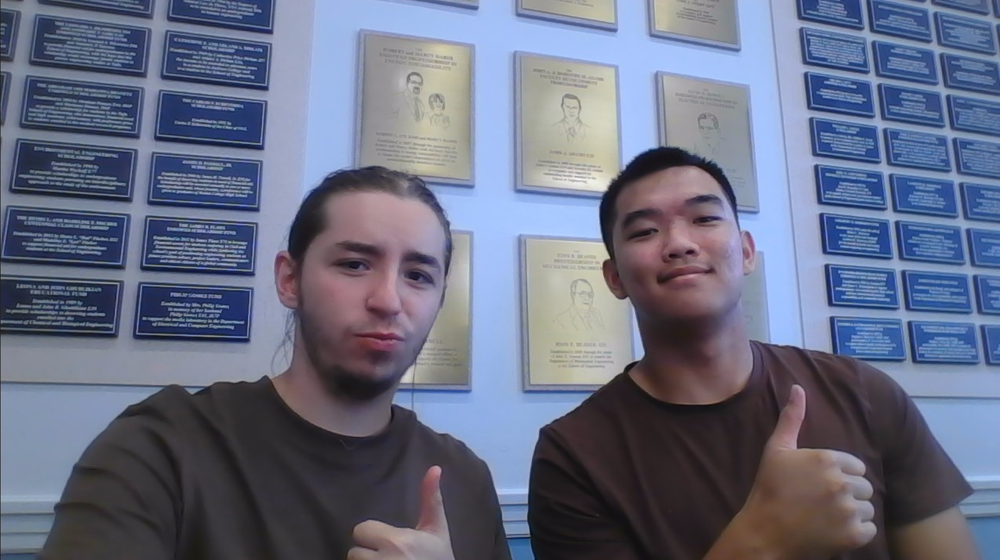
#> input picture Codrin's Projects/AI in Mobile Robotics/image processing/Codrin Crismariu.png, 1000 x 560 px, shrunk from 1704 x 954 before the run
$ python grayscale.py
#> lines starting #> are read from the running program, lines starting #| are printed output that depends on the picture
"""Convert an image to grayscale with OpenCV.

Usage:
    python grayscale.py [INPUT] [OUTPUT]

Defaults to "Codrin Crismariu.png" in this folder, writing "<name>_gray.png"
next to it. Reading and writing go through numpy buffers rather than
cv2.imread/imwrite so that non-ASCII paths work on Windows.
"""

from __future__ import annotations

import sys
from pathlib import Path

import cv2
import numpy as np

HERE = Path(__file__).parent
DEFAULT_INPUT = HERE / "Codrin Crismariu.png"


def read_image(path: Path) -> np.ndarray:
    """Load an image as BGR, tolerating unicode paths."""
    data = np.fromfile(path, dtype=np.uint8)
    image = cv2.imdecode(data, cv2.IMREAD_COLOR)
#> image is the input picture: shape (560, 1000, 3); mean B, G, R 131, 109.5, 103.7
    if image is None:
        raise ValueError(f"{path} is not an image OpenCV can decode")
    return image


def write_image(path: Path, image: np.ndarray) -> None:
    """Encode by the output suffix and write, tolerating unicode paths."""
    ok, buffer = cv2.imencode(path.suffix or ".png", image)
    if not ok:
        raise ValueError(f"OpenCV cannot encode '{path.suffix}' images")
    buffer.tofile(path)


def to_grayscale(image: np.ndarray) -> np.ndarray:
    """BGR -> single-channel luminance (ITU-R BT.601 weights)."""
    return cv2.cvtColor(image, cv2.COLOR_BGR2GRAY)
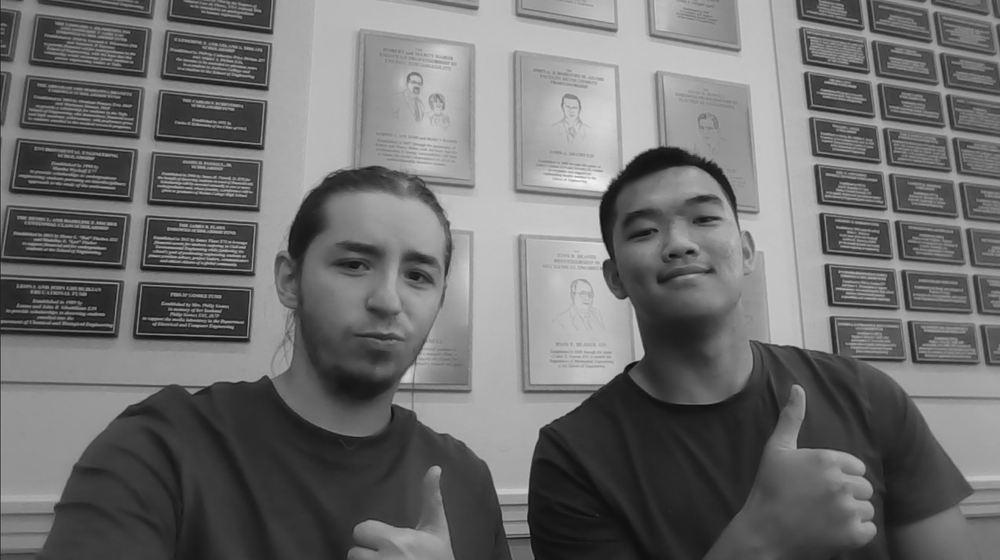
#> returned value: shape (560, 1000); min 14, max 249, mean 110.2


def main(argv: list[str]) -> int:
    source = Path(argv[0]) if argv else DEFAULT_INPUT
    if len(argv) > 1:
        target = Path(argv[1])
    else:
        target = source.with_name(f"{source.stem}_gray{source.suffix or '.png'}")

    if not source.is_file():
        print(f"No such image: {source}", file=sys.stderr)
        return 1

    gray = to_grayscale(read_image(source))
    write_image(target, gray)
    print(f"{source.name} -> {target.name}  ({gray.shape[1]}x{gray.shape[0]}, 1 channel)")
#| Codrin Crismariu.png -> Codrin Crismariu_gray.png  (1000x560, 1 channel)
    return 0


if __name__ == "__main__":
    raise SystemExit(main(sys.argv[1:]))
#> (the program exits here)
